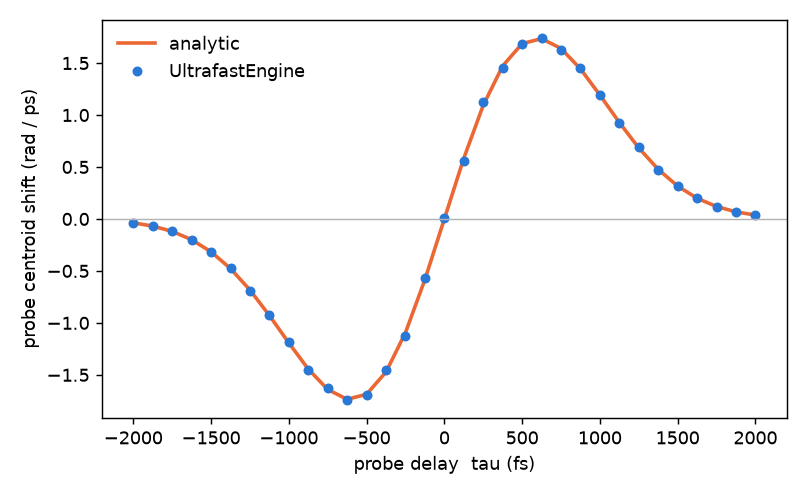

Recreate this plot in Python.
"""A pump-probe experiment as a Branched system, checked against the exact cross-phase result.

A strong pump and a weak probe leave one pulse on a 98:2 splitter, travel in two arms (a QWP at +45 and -45 degrees turn them into opposite
circular polarisations, the probe arm is delayed by tau), recombine on a 50:50 splitter and cross a Kerr plate. A QWP at +45 degrees and a
polarizer then pass only the probe. For opposite circular polarisations an isotropic chi(3) only adds a phase, so the probe's spectral
centroid shift is exact: it is minus the probe-intensity-weighted mean of d(phase)/dt,
    phase(t) = (4/3) k0 n2 L I_pump(t),   shift = -<d phase / dt>_probe.
The pulses are 1 ps long on purpose: the waveplates' retardance is proportional to omega, so a QWP pair does not extinguish the pump's spectral
wings (1e-4 of the pump leaks into the probe channel at 100 fs, 1e-6 at 1 ps) and that leak shifts the probe's measured centroid.
"""
import math
import sys

import matplotlib
matplotlib.use("Agg")
import matplotlib.pyplot as plt
import numpy as np

import ultrafast as uf
from ultrafast import build as b

BLUE, ORANGE = "#2a78d6", "#eb6834"
C, LAM, N2, L = 299792458.0, 1030e-9, 2.6e-20, 2e-3       # n2 of the engine's FusedSilica (m^2/W)
FWHM, E_IN, AREA, SPLIT = 1e-12, 5e-6, 4e-10, 0.98        # pump and probe duration, energy into the splitter, beam area
TP = FWHM / (2 * math.sqrt(math.log(2)))                  # 1/e half-width of the intensity


def system(tau_s):
    """The pump arm carries the pump, the probe arm the probe; the arm that arrives early gets no extra delay."""
    return b.system("pump-probe", b.Branched([
        b.link(b.beam_splitter("bs1", reflectivity=SPLIT), {"c": "probeQwp", "d": "pumpQwp"}),
        b.link(b.waveplate("pumpQwp", "quarter", axis_deg=45), "pumpDelay"),
        b.link(b.delay("pumpDelay", delay_s=max(0.0, -tau_s)), "bs2:1"),
        b.link(b.waveplate("probeQwp", "quarter", axis_deg=-45), "probeDelay"),
        b.link(b.delay("probeDelay", delay_s=max(0.0, tau_s)), "bs2:2"),
        b.link(b.beam_splitter("bs2", reflectivity=0.5), {"c": "plate", "d": "virtual"}),
        b.link(b.bulk("plate", "FusedSilica", L, beam=b.constant_beam(area_m2=AREA)), "analyserQwp"),
        b.link(b.waveplate("analyserQwp", "quarter", axis_deg=45), "analyser"),
        b.link(b.polarizer("analyser", axis_deg=0), "end"),
    ]))


def run(tau_s, kerr=True):
    spec = b.run_spec(b.pulse(LAM, FWHM, energy=E_IN), grid=b.grid(n=8192, window_s=40e-12),
                      physics={"raman": False, "selfSteepening": False, "nonlinear": kerr})
    res = uf.run(system(tau_s), spec)
    w, s = res["output_omega_rad_s"], res["output_spectrum"]
    return res, float((w * s).sum() / s.sum())


def reference(tau_s, i_pump_w_m2):
    """Exact centroid shift (rad/s) of a Gaussian probe in the cross-phase of a Gaussian pump."""
    t = np.linspace(-12 * TP, 12 * TP, 20001)
    probe = np.exp(-((t - tau_s) / TP) ** 2)
    phase = 4.0 / 3.0 * (2 * math.pi * C / LAM / C) * N2 * L * i_pump_w_m2 * np.exp(-(t / TP) ** 2)
    return float(-(probe * np.gradient(phase, t)).sum() / probe.sum())


if __name__ == "__main__":
    # pump intensity at the plate: the pump arm carries SPLIT of the energy, bs2 sends half on, a Gaussian pulse peaks at 0.9394 E / tau
    pump_energy = E_IN * SPLIT * 0.5
    i_pump = 0.9394 * pump_energy / FWHM / AREA
    taus = np.linspace(-2e-12, 2e-12, 33)
    ref_res, centroid0 = run(0.0, kerr=False)
    print("probe energy at the output %.3f nJ  (expected %.3f nJ; the pump is blocked)" % (
        ref_res.summary["output"]["energyJ"] * 1e9, E_IN * (1 - SPLIT) * 0.5 * 1e9))
    shift, packets = [], []
    for tau in taus:
        res, c = run(tau)
        shift.append(c - run(tau, kerr=False)[1])
        packets.append(res.summary["graph"]["packetsAtEnd"])
    shift = np.array(shift)
    model = np.array([reference(t, i_pump) for t in taus])
    err = np.abs(shift - model).max() / np.abs(model).max()
    print("peak cross-phase B = %.2f rad; largest centroid shift %.3e rad/s (analytic %.3e)" % (
        4 / 3 * 2 * math.pi / LAM * N2 * L * i_pump, np.abs(shift).max(), np.abs(model).max()))
    print("largest deviation from the analytic shift  %.2e of the peak shift" % err)
    print("packets at the end: %s" % sorted(set(packets)))

    fig, ax = plt.subplots(figsize=(6.2, 3.8))
    ax.plot(taus * 1e15, model / 1e12, color=ORANGE, lw=2, label="analytic")
    ax.plot(taus * 1e15, shift / 1e12, "o", color=BLUE, ms=4.5, label="UltrafastEngine")
    ax.set_xlabel("probe delay  tau (fs)"); ax.set_ylabel("probe centroid shift (rad / ps)")
    ax.axhline(0, color="0.7", lw=0.8); ax.legend(frameon=False); fig.tight_layout()
    fig.savefig("pump_probe.png", dpi=130)
    sys.exit(0 if err < 0.025 and packets and set(packets) == {1} else 1)
